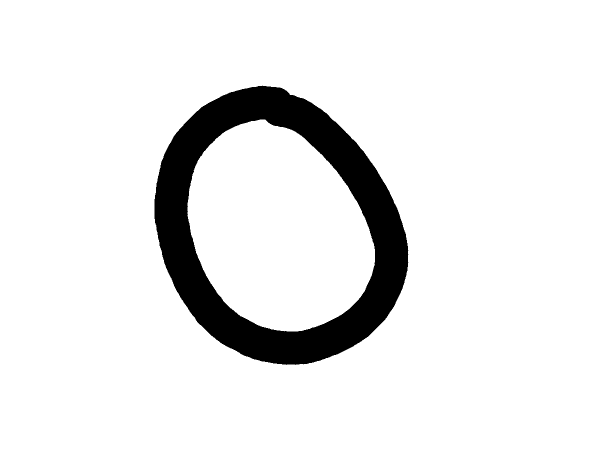
#> input picture Data/extra/0/img001-043.png, 1200 x 900 px (shown at 1/2 size); its folder holds only this picture in this run
$ python predict.py Data/extra/0/img001-043.png   (older library calls are emulated)
#> lines starting #> are read from the running program, lines starting #| are printed output that depends on the picture; after the words box and inside, x2 and y2 are one past the last pixel; in counts of white or black regions, pixels touching at a corner belong together
#> in main, `im = Image.open(argv).convert('L')`: im: PIL image 1200x900 L; 91.1% white; 1 black region, box (x1, y1, x2, y2) and area: (309, 171, 817, 730) 95977
import sys
import tensorflow as tf
from PIL import Image,ImageFilter
import numpy as np
import os

# Size of reduced image
IMAGE_SIZE = 28

# For printing
folders = [ "0", "1", "2", "3", "4", "5", "6", "7", "8", "9"]
            #  "A", "B", "C", "D", "E", "F", "G", "H", "I", "J", "K", "L", "M",
            #  "N", "O", "P", "Q", "R", "S", "T", "U", "V", "W", "X", "Y", "Z"]

# Total number of charachters to predict from
TOTAL_ELEMENTS = len(folders)

# This is the function to predict the letter
def predictLetter(imvalue):

    # Initiate the tensorflow graph
    tf.reset_default_graph()

    # Create the model
    x = tf.placeholder(tf.float32, [None, 784])
    W = tf.Variable(tf.zeros([784, TOTAL_ELEMENTS]))
    b = tf.Variable(tf.zeros([TOTAL_ELEMENTS]))

    def weight_variable(shape):
        initial = tf.truncated_normal(shape, stddev=0.1)
        return tf.Variable(initial)

    def bias_variable(shape):
        initial = tf.constant(0.1, shape=shape)
        return tf.Variable(initial)


    def conv2d(x, W):
        return tf.nn.conv2d(x, W, strides=[1, 1, 1, 1], padding='SAME')

    def max_pool_2x2(x):
        return tf.nn.max_pool(x, ksize=[1, 2, 2, 1], strides=[1, 2, 2, 1], padding='SAME')


    W_conv1 = weight_variable([5, 5, 1, 32])
    b_conv1 = bias_variable([32])

    x_image = tf.reshape(x, [-1,IMAGE_SIZE,IMAGE_SIZE,1])
    h_conv1 = tf.nn.relu(conv2d(x_image, W_conv1) + b_conv1)
    h_pool1 = max_pool_2x2(h_conv1)


    W_conv2 = weight_variable([5, 5, 32, 64])
    b_conv2 = bias_variable([64])

    h_conv2 = tf.nn.relu(conv2d(h_pool1, W_conv2) + b_conv2)
    h_pool2 = max_pool_2x2(h_conv2)

    # [19 lines of commented-out code are left out]

    W_fc1 = weight_variable([7*7*64, 1024])
    b_fc1 = bias_variable([1024])

    h_pool2_flat = tf.reshape(h_pool2, [-1, 7*7*64])
    h_fc1 = tf.nn.relu(tf.matmul(h_pool2_flat, W_fc1) + b_fc1)

    keep_prob = tf.placeholder(tf.float32)
    h_fc1_drop = tf.nn.dropout(h_fc1, keep_prob)

    W_fc2 = weight_variable([1024, TOTAL_ELEMENTS])
    b_fc2 = bias_variable([TOTAL_ELEMENTS])

    # y_conv=tf.nn.softmax(tf.matmul(h_fc1, W_fc2) + b_fc2)
    y_conv=tf.nn.softmax(tf.matmul(h_fc1_drop, W_fc2) + b_fc2)

    # Initializing all components
    init_op = tf.global_variables_initializer()

    # Saver is used to load saved checkpoint
    saver = tf.train.Saver()

    # Tensorflow configuration to use CPU over GPU
    tf_config = tf.ConfigProto(
        device_count = {'GPU': 0})

    # Session to start tensorflow graph
    with tf.Session(config=tf_config) as sess:
        sess.run(init_op)

        # Here the saver is loading the checkpoint
        saver.restore(sess, "./Model/model.ckpt")

        # prediction=tf.argmax(y_conv,1)
        # index = prediction.eval(feed_dict={x: [imvalue]}, session=sess)
        # return folders[index[0]]
        return sess.run(y_conv, feed_dict={x:[imvalue], keep_prob: 1.0})

# This function prepares the image
def getImage(image):

    # Converting image to gray scale
    # im = image.convert('L')

    im_g = image.convert('L')
    im_g_a = np.asarray(im_g)
    mask = im_g_a < 255
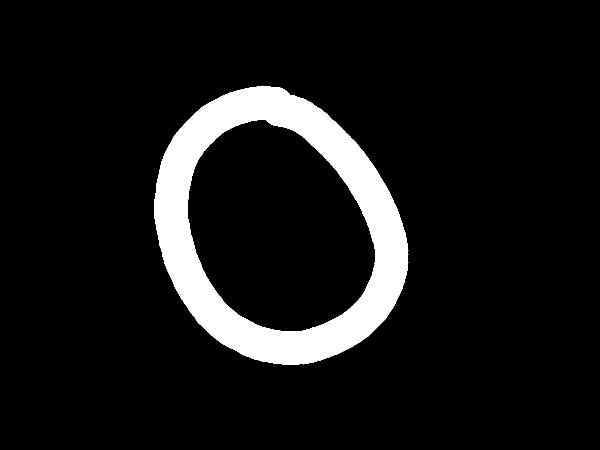
#> mask: shape (900, 1200) bool (shown at 1/2 size); 8.9% white; 1 white region, box (x1, y1, x2, y2) and area: (309, 171, 817, 730) 95977
    coords = np.argwhere(mask)
#> coords = 95977 pairs, first value 171 to 729, second value 309 to 816
    x0,y0 = coords.min(axis=0)
#> x0 = 171; y0 = 309
    x1,y1 = coords.max(axis=0)
#> x1 = 729; y1 = 816
    if( (x1-x0 > (y1-y0)) ):
        im = im_g.crop((x0,x0,x1,x1))
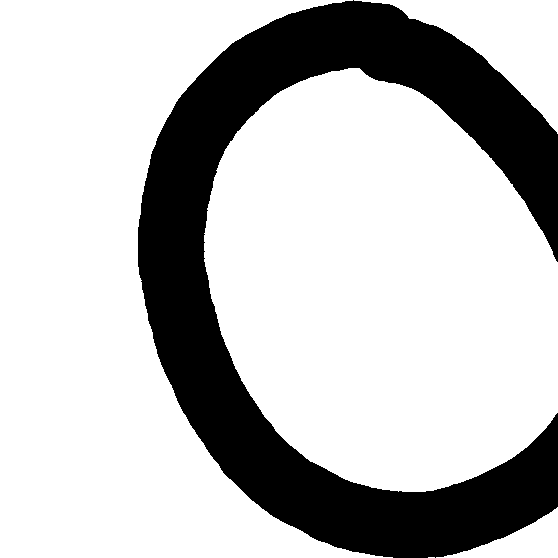
#> im: PIL image 558x558 L; 75.4% white; 1 black region, box (x1, y1, x2, y2) and area: (138, 0, 558, 558) 76440
    else:
        im = im_g.crop((y0,y0,y1,y1))

    # Getting width and height of image
    width = float(im.size[0])
#> width = 558
    height = float(im.size[1])
#> height = 558

    # Resizing the image to IMAGE_SIZExIMAGE_SIZE
    newImage = Image.new('L', (IMAGE_SIZE, IMAGE_SIZE), (255))
#> newImage: PIL image 28x28 L; every value is 255

    # # Checking orientation of image and processing accordingly
    if width > height:
        nheight = int(round((20.0/width*height),0))
        if (nheight == 0):
            nheight = 1
        img = im.resize((20,nheight), Image.ANTIALIAS).filter(ImageFilter.SHARPEN)
        wtop = int(round(((IMAGE_SIZE - nheight)/2),0))
        newImage.paste(img, (4, wtop))
    else:
        nwidth = int(round((20.0/height*width),0))
#> nwidth = 20
        if (nwidth == 0):
            nwidth = 1

        img = im.resize((nwidth,20), Image.ANTIALIAS).filter(ImageFilter.SHARPEN)
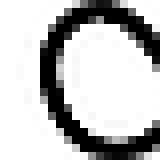
#> img: PIL image 20x20 L (shown 8 times larger); min 0, max 255, mean 191.5
        wleft = int(round(((IMAGE_SIZE - nwidth)/2),0))
#> wleft = 4
        newImage.paste(img, (wleft, 4))
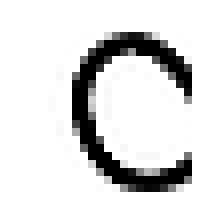
#> newImage: PIL image 28x28 L (shown 8 times larger); min 0, max 255, mean 222.6

    # Storing the processed image in a list (here the list has only this image)
    tv = list(newImage.getdata())
#> tv = 784 values, max 255 at index 0, min 0 at index 153, mean 222.6


    tva = [ (255-x)*1.0/255.0 for x in tv]
#> tva = 784 values, max 1 at index 153, min 0 at index 0, mean 0.127
    return tva


def main(argv):
    im = Image.open(argv).convert('L')
    imvalue = getImage(im)
#> imvalue has the same summary as tva in getImage
    predictedLetter = predictLetter(imvalue)
    print (predictedLetter)
    print (folders[ np.argmax(predictedLetter, 1)[0] ] )

if __name__ == "__main__":
    # Whenever the script runs independently this main function is called
    # sys.argv provides the image path when used from cmd
    main(sys.argv[1])
#> (the call stopped at in predictLetter, `x = tf.placeholder(tf.float32, [None, 784])`: tensorflow is not available in this run)

$ run again, on Data/extra/0/img001-044.png
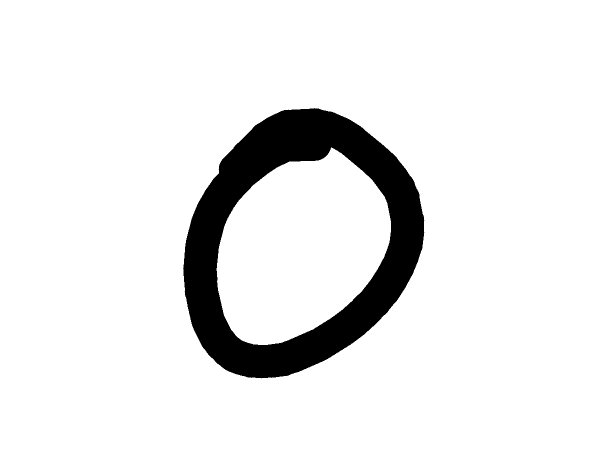
#> input picture Data/extra/0/img001-044.png, 1200 x 900 px (shown at 1/2 size)
#> in getImage, `mask = im_g_a < 255`:
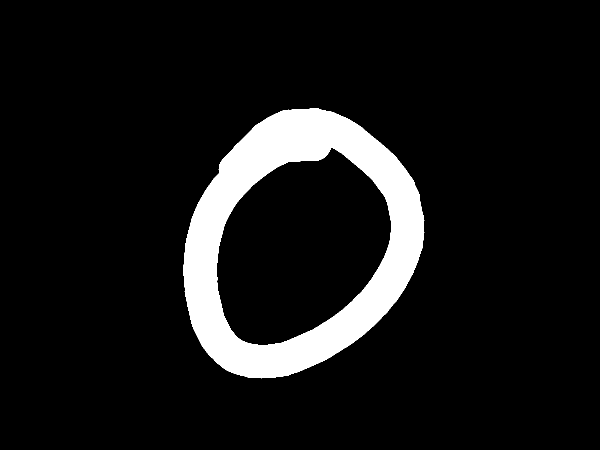
#> mask: shape (900, 1200) bool (shown at 1/2 size); 8.9% white; 1 white region, box (x1, y1, x2, y2) and area: (366, 216, 849, 757) 96498
#> coords = 96498 pairs, first value 216 to 756, second value 366 to 848
#> x0 = 216; y0 = 366
#> x1 = 756; y1 = 848
#> in getImage, `newImage.paste(img, (wleft, 4))`:
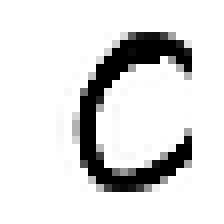
#> newImage: PIL image 28x28 L (shown 8 times larger); min 0, max 255, mean 221.1
#> tv = 784 values, max 255 at index 0, min 0 at index 155, mean 221.1
#> tva = 784 values, max 1 at index 155, min 0 at index 0, mean 0.133
#> imvalue has the same summary as tva in getImage
